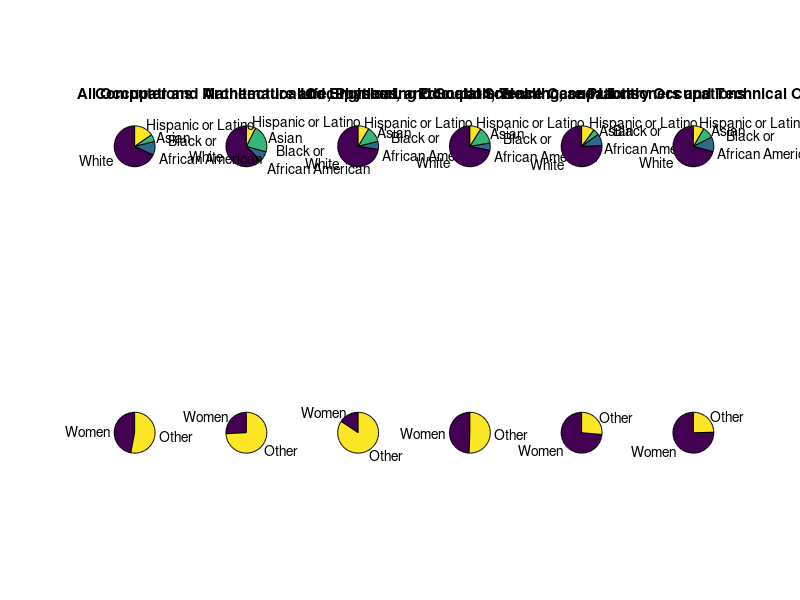

This chart was generated by the following MATLAB code: (Note: this script raises an error after producing the figure.)
%                                       total,  women,  white,    Black or \nAfrican American,  asian,  hispanic or latino

%Computer and mathematical occupations	5,352	25.8	65.7	8.7	23.1	7.8

%Architecture and engineering occupations	3,305	15.7	77.5	6.8	13.3	9.2

%Life, physical, and social science occupations	1,485	49.4	76.9	6.3	14.4	9.5

%Education, training, and library occupations	9,455	73.6	81.7	10.2	5.3	11.0

%Healthcare practitioners and technical occupations	9,684	75.4	75.3	12.5	9.6	9.0

cmTotal = 5352;
cmWomen = .258 * cmTotal;
cmWhite = .657 * cmTotal;
cmBlack = .087 * cmTotal;
cmAsian = .231 * cmTotal;
cmLatino = .078 * cmTotal;

subplot(2, 6, 2);
pie([cmWhite, cmBlack, cmAsian, cmLatino], {"White", "   Black or \nAfrican American", "Asian", "Hispanic or Latino"});
%axis("image")
title("Computer and Mathematical Occupations");
subplot(2, 6, 8);
pie([cmWomen, cmTotal - cmWomen], {"Women", "Other"});
%axis("image")

aeTotal = 3305;
aeWomen = .157 * aeTotal;
aeWhite = .775 * aeTotal;
aeBlack = .068 * aeTotal;
aeAsian = .133 * aeTotal;
aeLatino = .092 * aeTotal;

subplot(2, 6, 3);
pie([aeWhite, aeBlack, aeAsian, aeLatino], {"White", "   Black or \nAfrican American", "Asian", "Hispanic or Latino"});
%axis("image")
title("Architecture and Engineering Occupations");
subplot(2, 6, 9);
pie([aeWomen, aeTotal - aeWomen], {"Women", "Other"});
%axis("image")

lsTotal = 1485;
lsWomen = .494 * lsTotal;
lsWhite = .769 * lsTotal;
lsBlack = .063 * lsTotal;
lsAsian = .144 * lsTotal;
lsLatino = .095 * lsTotal;

subplot(2, 6, 4);
pie([lsWhite, lsBlack, lsAsian, lsLatino], {"White", "   Black or \nAfrican American", "Asian", "Hispanic or Latino"});
%axis("image")
title("Life, Physical, and Social Science Occupations");
subplot(2, 6, 10);
pie([lsWomen, lsTotal - lsWomen], {"Women", "Other"});
%axis("image")

edTotal = 9455;
edWomen = .736 * edTotal;
edWhite = .817 * edTotal;
edBlack = .102 * edTotal;
edAsian = .052 * edTotal;
edLatino = .11 * edTotal;

subplot(2, 6, 5);
pie([edWhite, edBlack, edAsian, edLatino], {"White", "   Black or \nAfrican American", "Asian", "Hispanic or Latino"});
%axis("image")
title("Education, Training, and Library Occupations");
subplot(2, 6, 11);
pie([edWomen, edTotal - edWomen], {"Women", "Other"});
%axis("image")

hcTotal = 9684;
hcWomen = .754 * hcTotal;
hcWhite = .753 * hcTotal;
hcBlack = .125 * hcTotal;
hcAsian = .096 * hcTotal;
hcLatino = .09 * hcTotal;

subplot(2, 6, 6);
pie([hcWhite, hcBlack, hcAsian, hcLatino], {"White", "   Black or \nAfrican American", "Asian", "Hispanic or Latino"});
%axis("image")
title("Healthcare Practitioners and Technical Occupations");
subplot(2, 6, 12);
pie([hcWomen, hcTotal - hcWomen], {"Women", "Other"});
%axis("image")


totTotal = cmTotal + aeTotal + lsTotal + edTotal + hcTotal;
totWomen = cmWomen + aeWomen + lsWomen + edWomen + hcWomen;
totWhite = cmWhite + aeWhite + lsWhite + edWhite + hcWhite;
totBlack = cmBlack + aeBlack + lsBlack + edBlack + hcBlack;
totAsian = cmAsian + aeAsian + lsAsian + edAsian + hcAsian;
totLatino = cmLatino + aeLatino + lsLatino + edLatino + hcLatino;

total = 157538;
women = .470 * total;
white =	.777 * total;
black = .123 * total;
asian = .065 * total;
latino = .176 * total;
subplot(2, 6, 1)
pie([white, black, asian, latino], {"White", "   Black or \nAfrican American", "Asian", "Hispanic or Latino"});
title("All Occupations");
subplot(2, 6, 7);
pie([women, total - women], {"Women", "Other"});


filename = "graph.png";
width = floor(1000);
width = 1080*2;
height = floor((2/6)*width);

size = strcat("-S", num2str(width), ",", num2str(height));
print(filename, "-dpng", size);
disp(strcat("Image Saved as ", " ", filename));
open(filename);